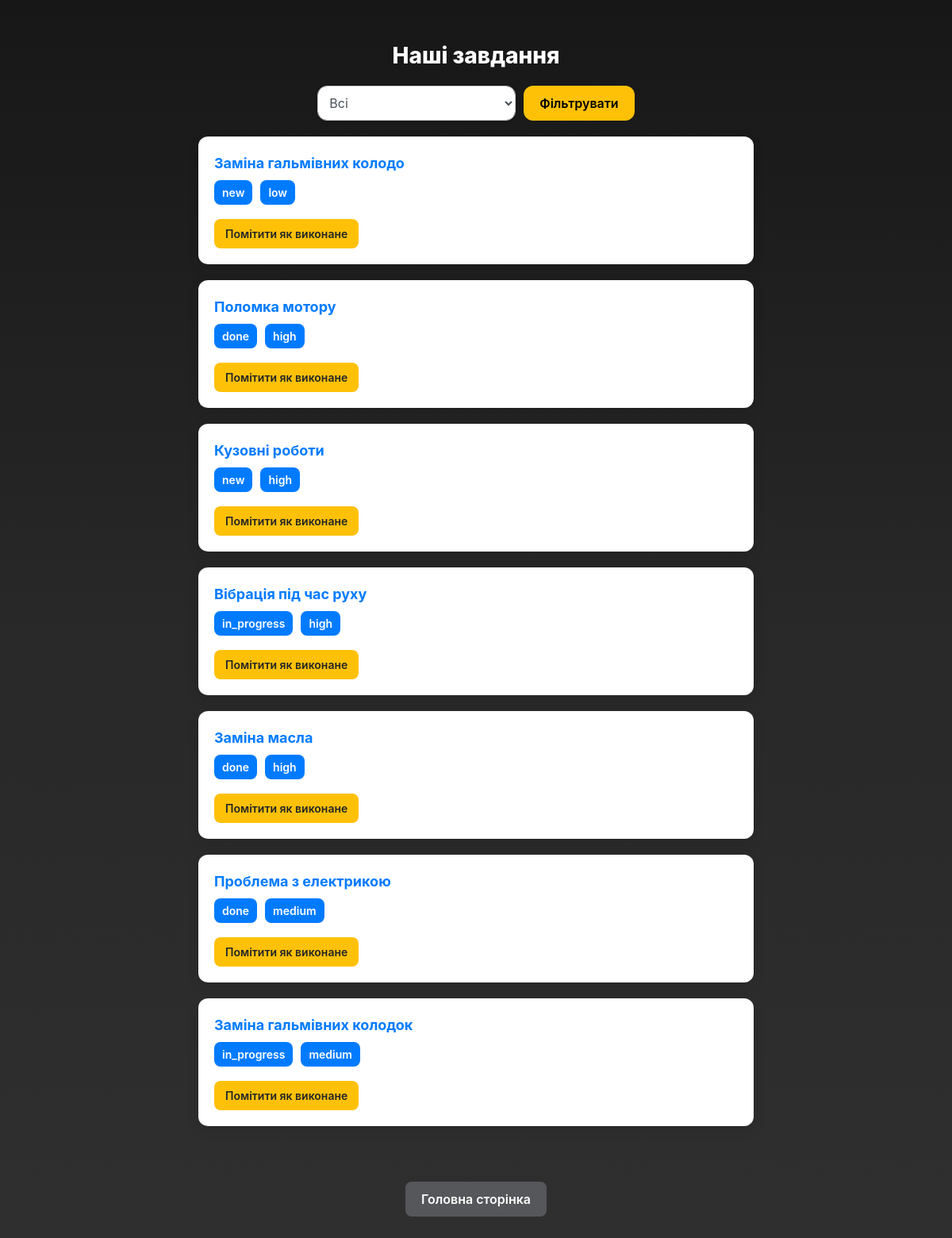
Before: /task-task with the older database file.
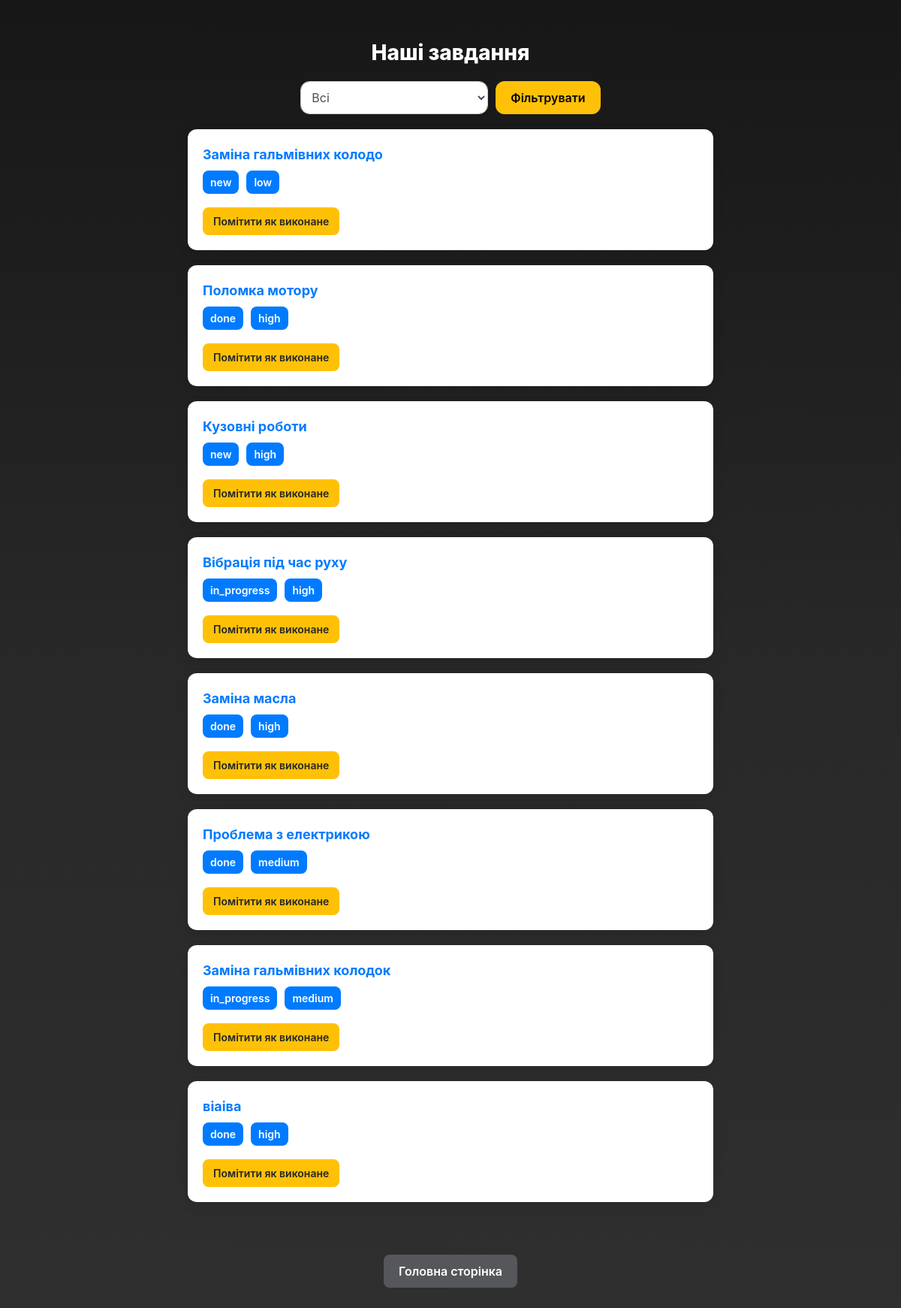
After: the same page with the newer database file.
### tasks/models.py (models this page shows, shortened)
class Task(models.Model):
    STATUS_CHOICES = [
        ("new", "Нове"),
        ("in_progress", "В роботі"),
        ("done", "Завершено"),
    ]
    PRIORITY_CHOICES = [
        ("low", "Легке"),
        ("medium", "Нормальне"),
        ("high", "Складне"),
    ]
    title = models.CharField(max_length=256)
    description = models.TextField()
    status = models.CharField(max_length=20, choices=STATUS_CHOICES, default="new")
    priority = models.CharField(max_length=20, choices=PRIORITY_CHOICES, default="medium")
    due_date = models.DateField(null=True, blank=True)
    creator = models.ForeignKey(settings.AUTH_USER_MODEL, on_delete=models.CASCADE, related_name="tasks")

### tasks/views.py (the view)
# urls.py: path("task-task", views.TaskListTask.as_view(), name="task-task"),
class TaskListTask(ListView):
    model = models.Task
    context_object_name = 'tasks'
    template_name = 'tasks/task_task.html'
    def get_queryset(self):
        queryset = super().get_queryset()
        status = self.request.GET.get("status", "")
        if status:
            queryset = queryset.filter(status=status)
        return queryset
    def get_context_data(self, **kwargs):
        context = super().get_context_data(**kwargs)
        context["form"] = TaskFilterForm(self.request.GET or None)
        return context

### tasks/forms.py
class TaskFilterForm(forms.Form):
    STATUS_CHOICES = [
        ("", "Всі"),
        ("new", "Нове"),
        ("in_progress", "В роботі"),
        ("done", "Завершено"),
    ]
    status = forms.ChoiceField(choices=STATUS_CHOICES, required=False, label="Статус")
    def __init__(self,*args, **kwargs):
        super(TaskFilterForm, self).__init__(*args, **kwargs)
        self.fields["status"].widget.attrs.update({"class": "form-control"})

### task_treking/templates/tasks/task_task.html (shortened to what this page needs)
{% extends 'tasks/base.html' %}
{% block content %}
<div class="tasks-wrapper-777">
  <h2 class="tasks-title-777">Наші завдання</h2>
  <form method="get" action="{% url 'tasks:task-task' %}" class="filter-form-777">
    {{ form.status }}
    <button type="submit">Фільтрувати</button>
  </form>
  <ul class="tasks-list-777">
    {% for task in tasks %}
      <li class="task-item-777">
        <a href="{% url 'tasks:task-detail' task.pk %}">{{ task.title }}</a>
        <div class="task-badges-777">
          <span class="task-badge">{{ task.status }}</span>
          <span class="task-badge">{{ task.priority }}</span>
        </div>
        <div class="task-actions-777">
          <form action="{% url 'tasks:task-complete' task.pk %}" method="post" style="display:inline;">
            <button type="submit" class="btn btn-warning btn-sm">Помітити як виконане</button>
          </form>
        </div>
      </li>
    {% empty %}
      <li class="task-item-777">Завдань ще немає.</li>
    {% endfor %}
  </ul>
  <div class="bottom-btn-wrapper-777">
    <a href="{% url 'tasks:task-list'%}" class="btn-home">Головна сторінка</a>
  </div>
</div>
{% endblock %}

### task_treking/templates/tasks/base.html (shortened to what this page needs)
{% load static %}
<!DOCTYPE html>
<html lang="uk">
<head>
    <link rel="stylesheet" href="https://stackpath.bootstrapcdn.com/bootstrap/4.5.2/css/bootstrap.min.css">
    <link rel="stylesheet" href="{% static 'css/css.css' %}">
</head>
<body>
    <div class="container mt-4">
        {% block content %}
        {% endblock %}
    </div>
</body>
</html>

### task_treking/templates/tasks/task_task.html (style rules this page uses)
.tasks-wrapper-777 { display: flex; flex-direction: column; align-items: center; padding: 30px; }
.tasks-title-777 { font-size: 28px; font-weight: 800; color: #ffffff; margin-bottom: 20px; text-align: center; }
.filter-form-777 { display: flex; align-items: center; gap: 10px; margin-bottom: 20px; }
.filter-form-777 select { width: 250px; height: auto; padding: 10px; border-radius: 12px; border: 1px solid #ccc; font-size: 16px; background-color: #fff; box-shadow: 0 2px 5px rgba(0,0,0,0.1); }
.filter-form-777 button { background-color: #ffc107; color: #000; border: none; border-radius: 12px; padding: 10px 20px; font-weight: 600; font-size: 16px; transition: transform 0.2s, opacity 0.2s, box-shadow 0.2s; }
.tasks-list-777 { width: 100%; max-width: 700px; list-style: none; padding: 0; margin: 0 0 30px 0; }
.task-item-777 { background: #fff; padding: 20px; border-radius: 12px; margin-bottom: 20px; box-shadow: 0 5px 15px rgba(0,0,0,0.1); display: flex; flex-direction: column; gap: 8px; }
.task-item-777 a { text-decoration: none; font-weight: bold; color: #007bff; font-size: 18px; }
.task-badges-777 { display: flex; gap: 10px; }
.task-badge { background-color: #007bff; color: #fff; padding: 5px 10px; border-radius: 8px; font-size: 14px; font-weight: 600; }
.task-actions-777 { margin-top: 10px; }
.task-actions-777 button { background-color: #ffc107; border: none; border-radius: 8px; padding: 8px 14px; font-weight: 600; transition: transform 0.2s, opacity 0.2s, box-shadow 0.2s; }
.bottom-btn-wrapper-777 { display: flex; justify-content: center; margin-top: 20px; }
.bottom-btn-wrapper-777 .btn-home { background-color: #55575a; color: #fff; border: none; border-radius: 8px; padding: 10px 20px; font-size: 16px; font-weight: 600; text-decoration: none; transition: transform 0.2s, opacity 0.2s, box-shadow 0.2s; }

### task_treking/templates/tasks/base.html (style rules this page uses)
body { background: linear-gradient(to bottom, hsl(0, 0%, 9%), #282828, #2f2f2f); min-height: 100vh; color: white; }

Changed rows visible on the page:
added Task: title "віаіва", status "done", priority "high"
